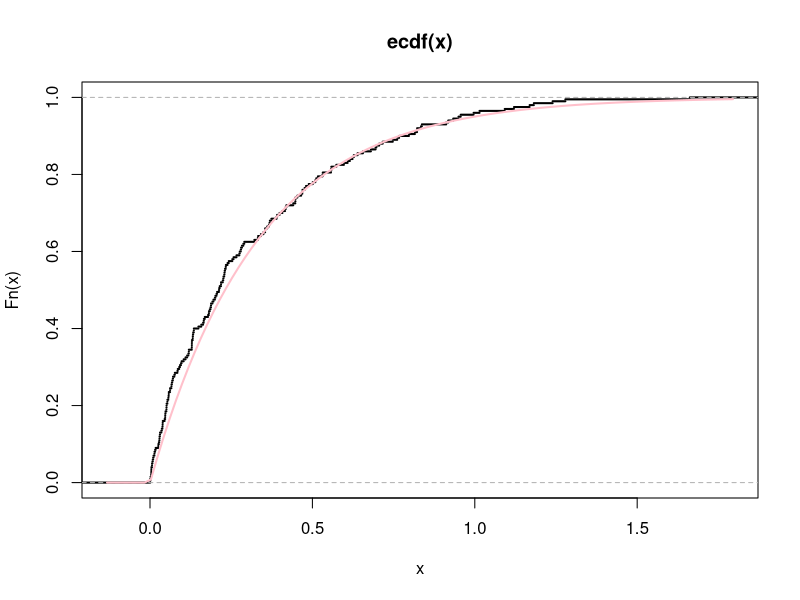

This figure's R source:
#Задача 36. За 𝑛 = 200 и 𝑛 = 1000 генерирайте данни 𝑥1, 𝑥2, . . . , 𝑥𝑛 от експоненциално
#разпределение с параметър 𝜆 = 3. Начертайте емпиричната функция на разпределение на
#данните. На същата картинка добавете функцията на разпределение на случайна величина
#𝑋 ∼ Exp(𝜆 = 3).

 x1 <-rexp(200,3)
 plot.ecdf(x1,do.points=F,lwd=2)
 curve(pexp(x,3),add=T,col="pink",lwd=2)
 
